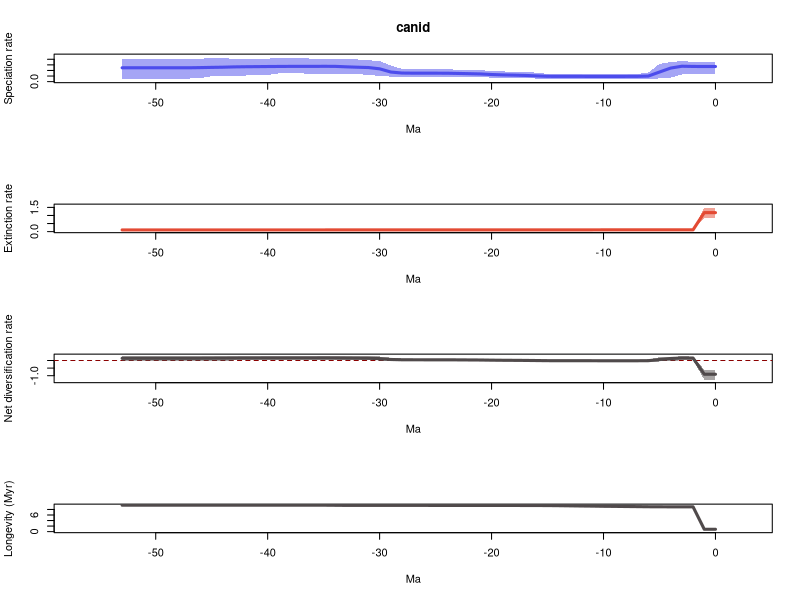

Reproduce this figure in R.
# 1 files combined:
# 	/home/eeb177-student/Desktop/eeb-177/lab-work/exercise-9/longer-pyrate-run/pyrate_mcmc_logs/canid_occ_1_marginal_rates.log

# 95% HPDs calculated using code from Biopy (https://www.cs.auckland.ac.nz/~yhel002/biopy/)

pdf(file='/home/eeb177-student/Desktop/eeb-177/lab-work/exercise-9/longer-pyrate-run/pyrate_mcmc_logs/canid_occ_1_marginal_rates_RTT.pdf',width=0.6*9, height=16.8)
par(mfrow=c(4,1))
library(scales)
L_hpd_m95=c(0.132209023427, 0.132209023427,0.129576862495,0.128996121894,0.0711831413354,0.0582088529831,0.038649654345,0.0460756570015,0.0466795504766,0.0465688480528,0.0473121886376,0.0473121886376,0.0466795504766,0.0460756570015,0.0465688480528,0.0465688480528,0.0547285420871,0.0624035449059,0.0624035449059,0.0683454321042,0.0727654911096,0.0777616481927,0.0852764464615,0.0864218615639,0.0916142699233,0.0913369455137,0.0915019884242,0.0903994072692,0.0911352370493,0.0893464956804,0.102788157496,0.11932310829,0.136658389038,0.138486831656,0.13266423522,0.135298015063,0.136658389038,0.147806884931,0.147806884931,0.147806884931,0.120390989408,0.115120339404,0.109508290877,0.105505836025,0.105505836025,0.0982604651848,0.0645747041876,0.0559360197145,0.0532078420948,0.0532078420948,0.0532078420948,0.0532078420948,0.0532078420948,0.0532078420948)
L_hpd_M95=c(0.355845211797, 0.355845211797,0.355272571241,0.367483110412,0.351493033033,0.31821946193,0.160647474539,0.13822366196,0.136911111486,0.135628134989,0.135971807985,0.135971807985,0.135799450498,0.135628134989,0.136911111486,0.138916161354,0.160650126121,0.172682063932,0.175090387801,0.183155286495,0.192131458682,0.20457681151,0.212018210309,0.214301715607,0.220783683502,0.220783683502,0.220783683502,0.220783683502,0.228788504228,0.286639169868,0.369403450712,0.383143712491,0.397795360384,0.402925583563,0.405568603627,0.409490827322,0.409987111767,0.423455872582,0.424920220754,0.430487747374,0.410367616854,0.407488766311,0.405568603627,0.405402232427,0.42555765879,0.430487747374,0.405402232427,0.405568603627,0.406227910978,0.409043406881,0.409043406881,0.409043406881,0.409043406881,0.409043406881)
M_hpd_m95=c(0.85653579099, 0.85653579099,0.0855480796649,0.0855480796649,0.0855480796649,0.0855480796649,0.0855480796649,0.0855480796649,0.0855480796649,0.0855480796649,0.0855480796649,0.0845818808022,0.0855480796649,0.0855480796649,0.08529439248,0.08529439248,0.0855480796649,0.0855480796649,0.0855480796649,0.0855480796649,0.0855480796649,0.0855480796649,0.0855480796649,0.0855480796649,0.0855480796649,0.08529439248,0.0855480796649,0.0855480796649,0.08529439248,0.0847779970927,0.0845295247274,0.0845295247274,0.0844584421761,0.0844584421761,0.082560117645,0.0844584421761,0.0844584421761,0.0844584421761,0.0844584421761,0.0844584421761,0.0844584421761,0.0844584421761,0.0844584421761,0.0844584421761,0.0844584421761,0.0844584421761,0.0844584421761,0.0844584421761,0.0844584421761,0.0844584421761,0.0844584421761,0.0844584421761,0.0844584421761,0.0844584421761)
M_hpd_M95=c(1.48911108898, 1.48911108898,0.144044777353,0.144044777353,0.144044777353,0.143736759756,0.143487210769,0.141444834386,0.13873355977,0.136622585623,0.134544413415,0.130663875369,0.128833557576,0.127103551547,0.125434001337,0.124913659347,0.124913659347,0.124913659347,0.124811370573,0.124811370573,0.124913659347,0.124811370573,0.124811370573,0.124913659347,0.124913659347,0.124913659347,0.125434001337,0.125545942391,0.125434001337,0.125378236364,0.125434001337,0.125434001337,0.125434001337,0.125434001337,0.125378236364,0.128891279376,0.128891279376,0.128891279376,0.128891279376,0.128891279376,0.128891279376,0.128891279376,0.128891279376,0.128891279376,0.128891279376,0.128891279376,0.128891279376,0.128891279376,0.128891279376,0.128891279376,0.128891279376,0.128891279376,0.128891279376,0.128891279376)
R_hpd_m95=c(-1.26353734112, -1.26353734112,0.0269105748421,0.0269105748421,-0.0453450069205,-0.0646770302674,-0.0909694225301,-0.0745082166196,-0.073460288643,-0.0706907775572,-0.0696009504979,-0.0668583538241,-0.0668583538241,-0.0667257828212,-0.0667257828212,-0.0578258862662,-0.0568029502556,-0.0454140726108,-0.04234038411,-0.04234033048,-0.0420502197238,-0.0326012872748,-0.0245784351506,-0.0206167024054,-0.0185085409692,-0.0186438101785,-0.0185085409692,-0.0186438101785,-0.0186438101785,-0.0229821820222,-0.00379471338376,0.0163883953667,0.0160964637508,0.0317683845826,0.0321450022507,0.0317683845826,0.0317683845826,0.0309164888544,0.0292729405772,0.0269326848798,0.0195264264511,0.0172727984407,0.0116076706561,0.00214314007906,-0.0147822046276,-0.029739440752,-0.038820857123,-0.0407082550884,-0.0435260170506,-0.0418910432464,-0.0418910432464,-0.0418910432464,-0.0418910432464,-0.0418910432464)
R_hpd_M95=c(-0.598971066271, -0.598971066271,0.257791282473,0.271095655724,0.244953634815,0.21350948442,0.0683009618922,0.0373137856536,0.0343617626743,0.0343617626743,0.0343617626743,0.0362428218495,0.0357000035197,0.0343672136837,0.0343672136837,0.043500563702,0.0562661761045,0.0726177689426,0.0765470834861,0.0780706924097,0.0855574094862,0.100248521883,0.109401010698,0.116714360305,0.121225352373,0.121776198032,0.121744627369,0.1219779377,0.128562562883,0.184162593657,0.2659962801,0.282880697435,0.28429031118,0.302884800298,0.308858416302,0.307445585581,0.307445585581,0.308858416302,0.308496166731,0.311567738319,0.308858416302,0.311567738319,0.311567738319,0.30805176862,0.310764734681,0.311271311299,0.305278480616,0.311567738319,0.311567738319,0.317870055818,0.317870055818,0.317870055818,0.317870055818,0.317870055818)
L_mean=c(0.270441227482, 0.270441227482,0.271768586066,0.275630363107,0.242714939129,0.171683396532,0.0993348949807,0.0941513776719,0.0934786991268,0.0930140806321,0.0927654908783,0.0929441821344,0.0936830435832,0.093832216799,0.0940912289822,0.0948596054753,0.102528050401,0.110985436375,0.116103243884,0.120308855278,0.127273549694,0.137583017325,0.14206275908,0.146574771025,0.150547252506,0.150938172926,0.150878818852,0.151370216068,0.153700878037,0.171698659623,0.229227214499,0.252407262915,0.258017002352,0.264980115294,0.273393383585,0.274057902777,0.272997967601,0.273064945131,0.272859187084,0.271672175132,0.270271451357,0.26832489726,0.266623264381,0.263724387436,0.258215922656,0.25514714277,0.251087979801,0.247815612908,0.248179971575,0.248099943054,0.248126423382,0.248004796524,0.247778565933,0.247539548143)
M_mean=c(1.17576596341, 1.17576596341,0.111670633946,0.111672662757,0.111663922949,0.111566006926,0.111298476321,0.110784283406,0.110270751874,0.109722964245,0.109277082457,0.108529765367,0.10800336963,0.10735485099,0.106748232214,0.106298404388,0.106107847062,0.105944398958,0.105922303516,0.105922303516,0.105910379624,0.105894602882,0.10589268269,0.10588820141,0.10588820141,0.105771980003,0.105619711081,0.105608666089,0.105574245017,0.105537557022,0.10550982878,0.10550982878,0.105487578874,0.10553171982,0.105147921478,0.104764057346,0.104764057346,0.104764057346,0.104764057346,0.104764057346,0.104764057346,0.104764057346,0.104764057346,0.104764057346,0.104764057346,0.104764057346,0.104764057346,0.104764057346,0.104764057346,0.104764057346,0.104764057346,0.104764057346,0.104764057346,0.104764057346)
R_mean=c(-0.905324735925, -0.905324735925,0.16009795212,0.16395770035,0.13105101618,0.0601173896065,-0.0119635813401,-0.0166329057345,-0.0167920527474,-0.0167088836125,-0.0165115915783,-0.0155855832321,-0.0143203260471,-0.013522634191,-0.0126570032317,-0.0114387989127,-0.00357979666018,0.00504103741702,0.0101809403688,0.0143865517622,0.0213631700705,0.0316884144436,0.0361700763895,0.0406865696148,0.0446590510961,0.045166192923,0.045259107771,0.0457615499796,0.0481266330192,0.0661611026013,0.123717385719,0.146897434134,0.152529423478,0.159448395474,0.168245462107,0.169293845431,0.168233910255,0.168300887785,0.168095129739,0.166908117787,0.165507394012,0.163560839915,0.161859207036,0.15896033009,0.153451865311,0.150383085424,0.146323922455,0.143051555562,0.143415914229,0.143335885709,0.143362366036,0.143240739179,0.143014508588,0.142775490797)
trans=0.5
age=(0:(54-1))* -1
plot(age,age,type = 'n', ylim = c(0, 0.473536522112), xlim = c(-56.7,2.7), ylab = 'Speciation rate', xlab = 'Ma',main='canid' )
polygon(c(age, rev(age)), c(L_hpd_M95, rev(L_hpd_m95)), col = alpha("#4c4cec",trans), border = NA)
lines(rev(age), rev(L_mean), col = "#4c4cec", lwd=3)
plot(age,age,type = 'n', ylim = c(0, 1.63802219787), xlim = c(-56.7,2.7), ylab = 'Extinction rate', xlab = 'Ma' )
polygon(c(age, rev(age)), c(M_hpd_M95, rev(M_hpd_m95)), col = alpha("#e34a33",trans), border = NA)
lines(rev(age), rev(M_mean), col = "#e34a33", lwd=3)
plot(age,age,type = 'n', ylim = c(-1.38989107523, 0.3496570614), xlim = c(-56.7,2.7), ylab = 'Net diversification rate', xlab = 'Ma' )
abline(h=0,lty=2,col="darkred")
polygon(c(age, rev(age)), c(R_hpd_M95, rev(R_hpd_m95)), col = alpha("#504A4B",trans), border = NA)
lines(rev(age), rev(R_mean), col = "#504A4B", lwd=3)
plot(age,age,type = 'n', ylim = c(0, max(1/M_mean)), xlim = c(-56.7,2.7), ylab = 'Longevity (Myr)', xlab = 'Ma' )
lines(rev(age), rev(1/M_mean), col = "#504A4B", lwd=3)
n <- dev.off()